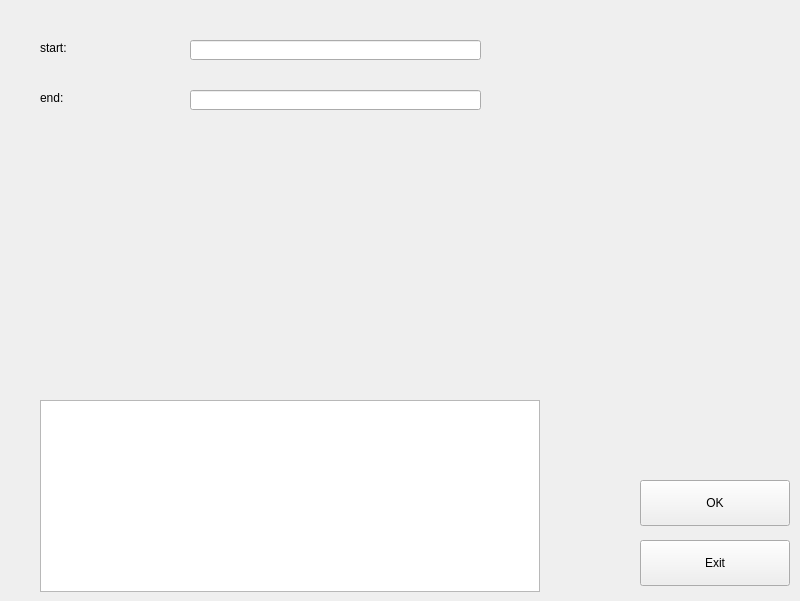
<?xml version="1.0" encoding="UTF-8"?>
<ui version="4.0">
 <class>modify_L</class>
 <widget class="QWidget" name="modify_L">
  <property name="geometry">
   <rect>
    <x>0</x>
    <y>0</y>
    <width>800</width>
    <height>601</height>
   </rect>
  </property>
  <property name="windowTitle">
   <string>Form</string>
  </property>
  <widget class="QLabel" name="start">
   <property name="geometry">
    <rect>
     <x>40</x>
     <y>40</y>
     <width>111</width>
     <height>16</height>
    </rect>
   </property>
   <property name="text">
    <string>start:</string>
   </property>
  </widget>
  <widget class="QPushButton" name="OK">
   <property name="geometry">
    <rect>
     <x>640</x>
     <y>480</y>
     <width>150</width>
     <height>46</height>
    </rect>
   </property>
   <property name="text">
    <string>OK</string>
   </property>
  </widget>
  <widget class="QPushButton" name="Exit">
   <property name="geometry">
    <rect>
     <x>640</x>
     <y>540</y>
     <width>150</width>
     <height>46</height>
    </rect>
   </property>
   <property name="text">
    <string>Exit</string>
   </property>
  </widget>
  <widget class="QTextBrowser" name="textBrowser">
   <property name="geometry">
    <rect>
     <x>40</x>
     <y>400</y>
     <width>500</width>
     <height>192</height>
    </rect>
   </property>
  </widget>
  <widget class="QLineEdit" name="start_input">
   <property name="geometry">
    <rect>
     <x>190</x>
     <y>40</y>
     <width>291</width>
     <height>20</height>
    </rect>
   </property>
  </widget>
  <widget class="QLineEdit" name="end_input">
   <property name="geometry">
    <rect>
     <x>190</x>
     <y>90</y>
     <width>291</width>
     <height>20</height>
    </rect>
   </property>
  </widget>
  <widget class="QLabel" name="end">
   <property name="geometry">
    <rect>
     <x>40</x>
     <y>90</y>
     <width>111</width>
     <height>16</height>
    </rect>
   </property>
   <property name="text">
    <string>end:</string>
   </property>
  </widget>
 </widget>
 <resources/>
 <connections/>
</ui>
